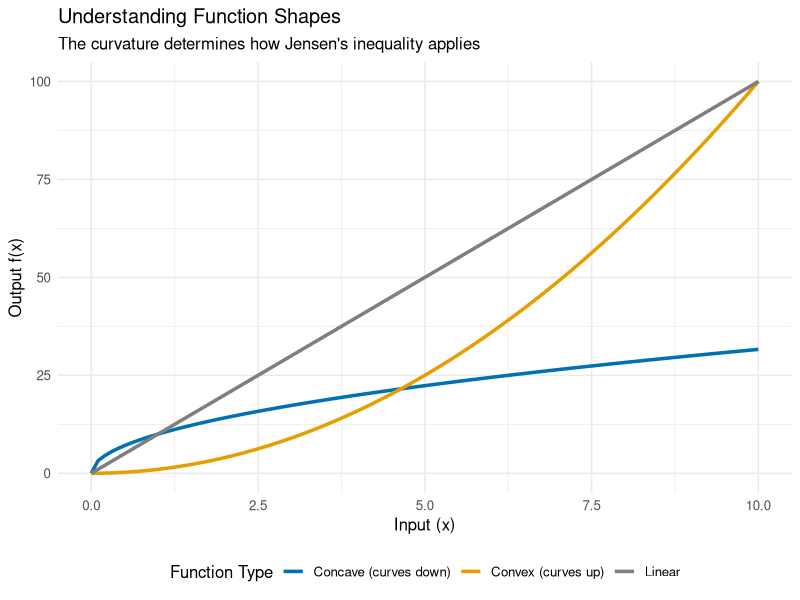
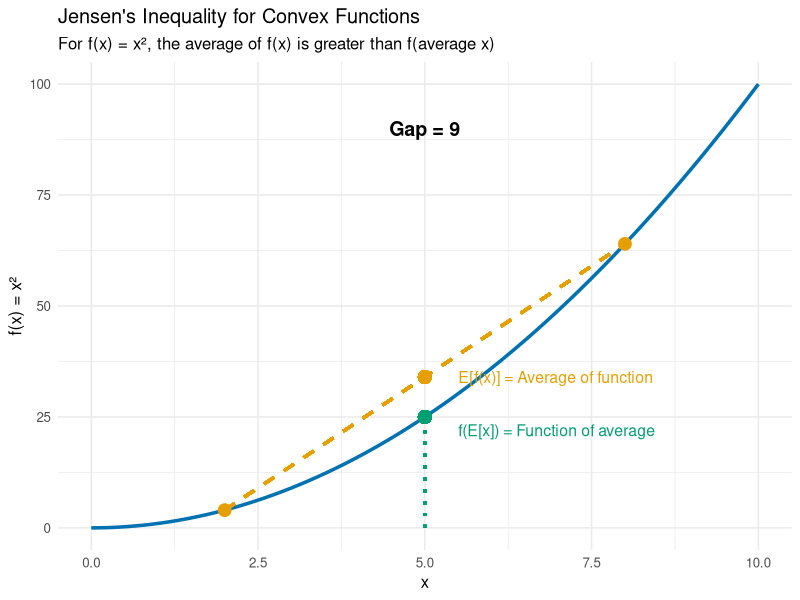
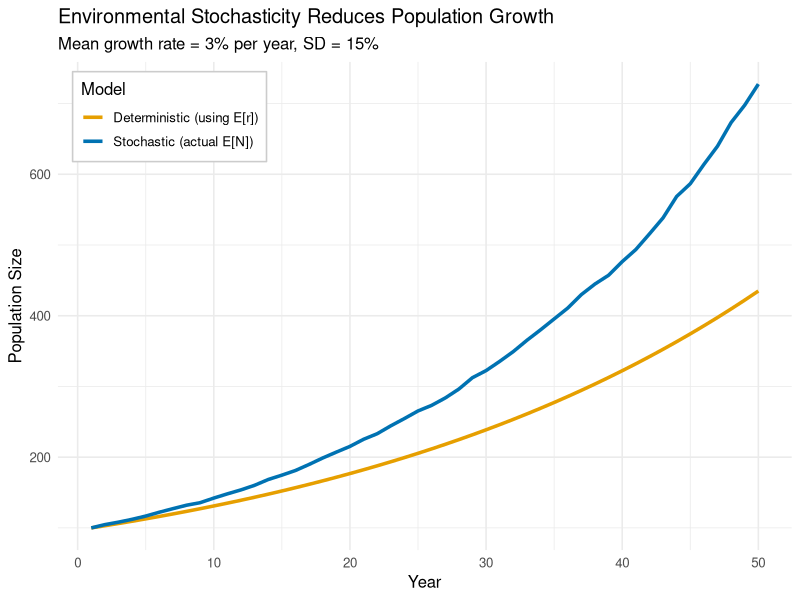
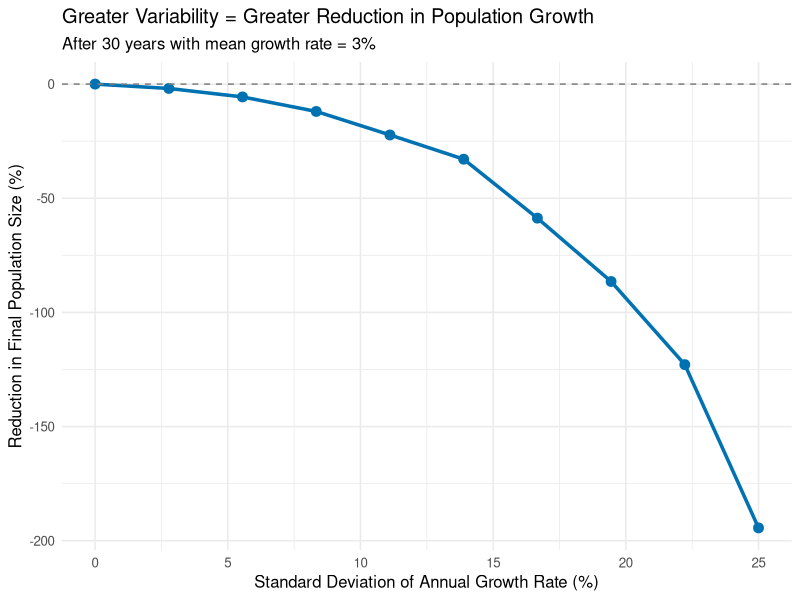
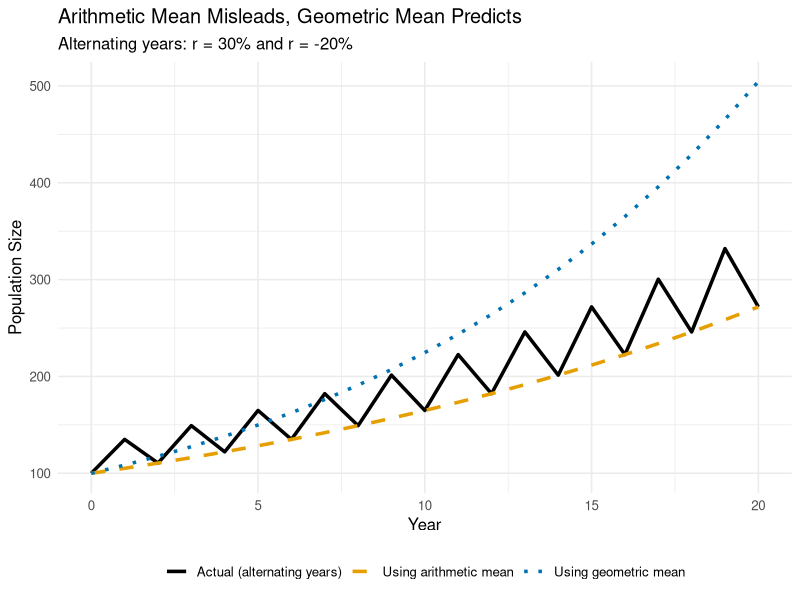

Source code (R) for these figures, in order:
## ---- chunk 1
knitr::opts_chunk$set(echo = TRUE, warning = FALSE, message = FALSE, 
                      fig.width = 8, fig.height = 5)
library(ggplot2)
library(dplyr)

theme_set(theme_minimal(base_size = 12))
## ---- chunk 2
# Create data for demonstration
x <- seq(0, 10, length.out = 100)

# Convex function: curves upward (like a smile)
convex_y <- x^2

# Concave function: curves downward (like a frown)
concave_y <- sqrt(x) * 10

# Linear function for comparison
linear_y <- x * 10

# Combine into dataframe
demo_data <- data.frame(
  x = rep(x, 3),
  y = c(convex_y, concave_y, linear_y),
  type = rep(c("Convex (curves up)", "Concave (curves down)", "Linear"), 
             each = length(x))
)

ggplot(demo_data, aes(x = x, y = y, color = type)) +
  geom_line(linewidth = 1.2) +
  scale_color_manual(values = c("Convex (curves up)" = "#E69F00",
                                 "Concave (curves down)" = "#0072B2",
                                 "Linear" = "gray50")) +
  labs(
    title = "Understanding Function Shapes",
    subtitle = "The curvature determines how Jensen's inequality applies",
    x = "Input (x)",
    y = "Output f(x)",
    color = "Function Type"
  ) +
  theme(legend.position = "bottom")
## ---- chunk 3
# Simple convex function: f(x) = x^2
f <- function(x) x^2

# Two values and their average
x1 <- 2
x2 <- 8
x_mean <- mean(c(x1, x2))

# Calculate f(x) values
f_x1 <- f(x1)
f_x2 <- f(x2)
f_mean_x <- mean(c(f_x1, f_x2))  # Average of f(x)
f_of_mean <- f(x_mean)            # f(average x)

# Plot
x_vals <- seq(0, 10, length.out = 100)
ggplot(data.frame(x = x_vals, y = f(x_vals)), aes(x, y)) +
  geom_line(linewidth = 1.2, color = "#0072B2") +
  # The two points
  geom_point(data = data.frame(x = c(x1, x2), y = c(f_x1, f_x2)),
             size = 4, color = "#E69F00") +
  # Line connecting them (average of function)
  geom_segment(aes(x = x1, y = f_x1, xend = x2, yend = f_x2),
               color = "#E69F00", linewidth = 1, linetype = "dashed") +
  geom_point(aes(x = x_mean, y = f_mean_x), size = 4, color = "#E69F00") +
  # Function of average
  geom_point(aes(x = x_mean, y = f_of_mean), size = 4, color = "#009E73") +
  geom_segment(aes(x = x_mean, y = 0, xend = x_mean, yend = f_of_mean),
               color = "#009E73", linewidth = 1, linetype = "dotted") +
  # Annotations
  annotate("text", x = x_mean + 0.5, y = f_mean_x, 
           label = "E[f(x)] = Average of function",
           hjust = 0, color = "#E69F00", size = 4) +
  annotate("text", x = x_mean + 0.5, y = f_of_mean - 3,
           label = "f(E[x]) = Function of average",
           hjust = 0, color = "#009E73", size = 4) +
  annotate("text", x = 5, y = 90,
           label = paste0("Gap = ", round(f_mean_x - f_of_mean, 1)),
           size = 5, fontface = "bold") +
  labs(
    title = "Jensen's Inequality for Convex Functions",
    subtitle = "For f(x) = x², the average of f(x) is greater than f(average x)",
    x = "x",
    y = "f(x) = x²"
  ) +
  ylim(0, 100)
## ---- chunk 4
set.seed(123)

# Simulation parameters
n_years <- 50
n_simulations <- 1000
N0 <- 100

# Growth rate varies: mean = 0.03 (3%), SD = 0.15 (15%)
r_mean <- 0.03
r_sd <- 0.15

# Simulate population trajectories
simulate_population <- function() {
  N <- numeric(n_years)
  N[1] <- N0
  
  # Random growth rates each year
  r <- rnorm(n_years - 1, mean = r_mean, sd = r_sd)
  
  for (t in 2:n_years) {
    N[t] <- N[t-1] * exp(r[t-1])
  }
  
  return(N)
}

# Run simulations
all_sims <- replicate(n_simulations, simulate_population())

# Calculate average trajectory
N_stochastic_mean <- rowMeans(all_sims)

# Deterministic prediction using average growth rate
N_deterministic <- N0 * exp(r_mean * (0:(n_years-1)))

# Combine for plotting
plot_data <- data.frame(
  year = 1:n_years,
  stochastic = N_stochastic_mean,
  deterministic = N_deterministic
)

# Plot
ggplot(plot_data, aes(x = year)) +
  geom_line(aes(y = deterministic, color = "Deterministic (using E[r])"), 
            linewidth = 1.2) +
  geom_line(aes(y = stochastic, color = "Stochastic (actual E[N])"), 
            linewidth = 1.2) +
  scale_color_manual(
    values = c("Deterministic (using E[r])" = "#E69F00",
               "Stochastic (actual E[N])" = "#0072B2")
  ) +
  labs(
    title = "Environmental Stochasticity Reduces Population Growth",
    subtitle = paste0("Mean growth rate = ", r_mean*100, "% per year, SD = ", 
                     r_sd*100, "%"),
    x = "Year",
    y = "Population Size",
    color = "Model"
  ) +
  theme(legend.position = c(0.02, 0.98), 
        legend.justification = c(0, 1),
        legend.background = element_rect(fill = "white", color = "gray80"))
## ---- chunk 5
# Test different levels of variability
sd_values <- seq(0, 0.25, length.out = 10)
n_sims_per_sd <- 500
years <- 30

results <- data.frame()

for (r_sd in sd_values) {
  sims <- replicate(n_sims_per_sd, {
    N <- N0
    for (t in 1:years) {
      r <- rnorm(1, mean = r_mean, sd = r_sd)
      N <- N * exp(r)
    }
    N
  })
  
  results <- rbind(results, data.frame(
    sd = r_sd,
    mean_N = mean(sims),
    deterministic_N = N0 * exp(r_mean * years)
  ))
}

# Calculate percent reduction
results$percent_reduction <- (1 - results$mean_N / results$deterministic_N) * 100

ggplot(results, aes(x = sd * 100, y = percent_reduction)) +
  geom_line(linewidth = 1.2, color = "#0072B2") +
  geom_point(size = 3, color = "#0072B2") +
  labs(
    title = "Greater Variability = Greater Reduction in Population Growth",
    subtitle = paste0("After ", years, " years with mean growth rate = ", 
                     r_mean*100, "%"),
    x = "Standard Deviation of Annual Growth Rate (%)",
    y = "Reduction in Final Population Size (%)"
  ) +
  geom_hline(yintercept = 0, linetype = "dashed", color = "gray50")
## ---- chunk 6
# Example: alternating good and bad years
r_good <- 0.30   # 30% growth
r_bad <- -0.20   # 20% decline

# Arithmetic mean
r_arithmetic <- mean(c(r_good, r_bad))

# Geometric mean (what actually matters for long-term growth)
r_geometric <- log(mean(exp(c(r_good, r_bad))))

# Simulate 20 years alternating good/bad
years_sim <- 20
N_alternating <- numeric(years_sim + 1)
N_alternating[1] <- 100

for (t in 1:years_sim) {
  r_t <- ifelse(t %% 2 == 1, r_good, r_bad)
  N_alternating[t + 1] <- N_alternating[t] * exp(r_t)
}

# Predictions
N_arith <- 100 * exp(r_arithmetic * (0:years_sim))
N_geom <- 100 * exp(r_geometric * (0:years_sim))

# Plot
plot_df <- data.frame(
  year = rep(0:years_sim, 3),
  N = c(N_alternating, N_arith, N_geom),
  type = rep(c("Actual (alternating years)", 
               "Using arithmetic mean", 
               "Using geometric mean"),
             each = years_sim + 1)
)

ggplot(plot_df, aes(x = year, y = N, color = type, linetype = type)) +
  geom_line(linewidth = 1.2) +
  scale_color_manual(values = c("Actual (alternating years)" = "black",
                                 "Using arithmetic mean" = "#E69F00",
                                 "Using geometric mean" = "#0072B2")) +
  scale_linetype_manual(values = c("Actual (alternating years)" = "solid",
                                    "Using arithmetic mean" = "dashed",
                                    "Using geometric mean" = "dotted")) +
  labs(
    title = "Arithmetic Mean Misleads, Geometric Mean Predicts",
    subtitle = paste0("Alternating years: r = ", r_good*100, "% and r = ", 
                     r_bad*100, "%"),
    x = "Year",
    y = "Population Size",
    color = NULL,
    linetype = NULL
  ) +
  theme(legend.position = "bottom")
